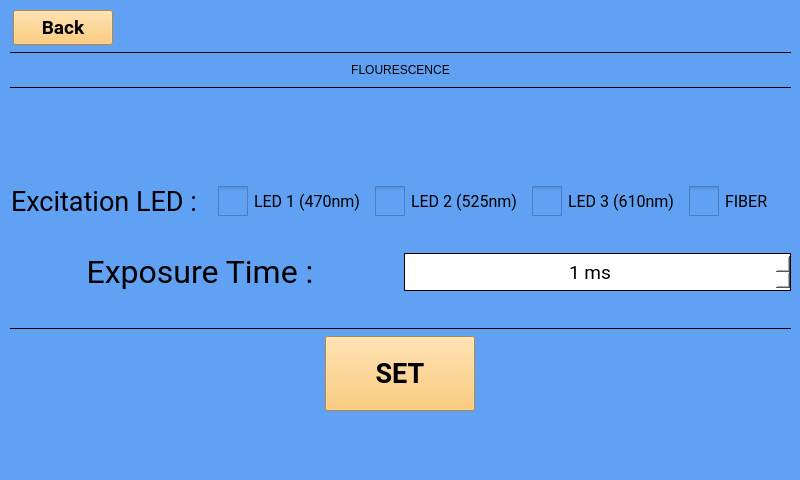
<?xml version="1.0" encoding="UTF-8"?>
<ui version="4.0">
 <class>Form</class>
 <widget class="QWidget" name="Form">
  <property name="geometry">
   <rect>
    <x>0</x>
    <y>0</y>
    <width>800</width>
    <height>480</height>
   </rect>
  </property>
  <property name="sizePolicy">
   <sizepolicy hsizetype="Preferred" vsizetype="Maximum">
    <horstretch>0</horstretch>
    <verstretch>0</verstretch>
   </sizepolicy>
  </property>
  <property name="maximumSize">
   <size>
    <width>800</width>
    <height>480</height>
   </size>
  </property>
  <property name="windowTitle">
   <string>Form</string>
  </property>
  <property name="styleSheet">
   <string notr="true">background-color: rgb(97, 161, 243);</string>
  </property>
  <widget class="QWidget" name="layoutWidget">
   <property name="geometry">
    <rect>
     <x>10</x>
     <y>10</y>
     <width>781</width>
     <height>401</height>
    </rect>
   </property>
   <layout class="QVBoxLayout" name="verticalLayout_9">
    <item>
     <layout class="QHBoxLayout" name="horizontalLayout_17">
      <item>
       <widget class="QPushButton" name="back_button">
        <property name="sizePolicy">
         <sizepolicy hsizetype="Maximum" vsizetype="Maximum">
          <horstretch>0</horstretch>
          <verstretch>0</verstretch>
         </sizepolicy>
        </property>
        <property name="maximumSize">
         <size>
          <width>100</width>
          <height>35</height>
         </size>
        </property>
        <property name="font">
         <font>
          <family>Roboto</family>
          <pointsize>14</pointsize>
          <weight>75</weight>
          <bold>true</bold>
         </font>
        </property>
        <property name="styleSheet">
         <string notr="true">background-color: rgb(255, 191, 88);</string>
        </property>
        <property name="text">
         <string>Back</string>
        </property>
       </widget>
      </item>
      <item>
       <spacer name="horizontalSpacer_7">
        <property name="orientation">
         <enum>Qt::Horizontal</enum>
        </property>
        <property name="sizeType">
         <enum>QSizePolicy::Maximum</enum>
        </property>
        <property name="sizeHint" stdset="0">
         <size>
          <width>675</width>
          <height>35</height>
         </size>
        </property>
       </spacer>
      </item>
     </layout>
    </item>
    <item>
     <layout class="QVBoxLayout" name="verticalLayout_10">
      <item>
       <widget class="Line" name="line_7">
        <property name="frameShadow">
         <enum>QFrame::Plain</enum>
        </property>
        <property name="orientation">
         <enum>Qt::Horizontal</enum>
        </property>
       </widget>
      </item>
      <item>
       <layout class="QHBoxLayout" name="horizontalLayout_3">
        <item>
         <spacer name="horizontalSpacer">
          <property name="orientation">
           <enum>Qt::Horizontal</enum>
          </property>
          <property name="sizeHint" stdset="0">
           <size>
            <width>40</width>
            <height>20</height>
           </size>
          </property>
         </spacer>
        </item>
        <item>
         <widget class="QLabel" name="title_label">
          <property name="sizePolicy">
           <sizepolicy hsizetype="Maximum" vsizetype="Maximum">
            <horstretch>0</horstretch>
            <verstretch>0</verstretch>
           </sizepolicy>
          </property>
          <property name="maximumSize">
           <size>
            <width>555</width>
            <height>40</height>
           </size>
          </property>
          <property name="styleSheet">
           <string notr="true">font: 75 25pt &quot;Roboto&quot;;</string>
          </property>
          <property name="text">
           <string>&lt;html&gt;&lt;head/&gt;&lt;body&gt;&lt;p align=&quot;center&quot;&gt;FLOURESCENCE&lt;/p&gt;&lt;/body&gt;&lt;/html&gt;</string>
          </property>
          <property name="textFormat">
           <enum>Qt::AutoText</enum>
          </property>
         </widget>
        </item>
        <item>
         <spacer name="horizontalSpacer_3">
          <property name="orientation">
           <enum>Qt::Horizontal</enum>
          </property>
          <property name="sizeHint" stdset="0">
           <size>
            <width>40</width>
            <height>20</height>
           </size>
          </property>
         </spacer>
        </item>
       </layout>
      </item>
      <item>
       <widget class="Line" name="line_8">
        <property name="frameShadow">
         <enum>QFrame::Plain</enum>
        </property>
        <property name="orientation">
         <enum>Qt::Horizontal</enum>
        </property>
       </widget>
      </item>
      <item>
       <spacer name="verticalSpacer">
        <property name="orientation">
         <enum>Qt::Vertical</enum>
        </property>
        <property name="sizeType">
         <enum>QSizePolicy::Expanding</enum>
        </property>
        <property name="sizeHint" stdset="0">
         <size>
          <width>20</width>
          <height>90</height>
         </size>
        </property>
       </spacer>
      </item>
     </layout>
    </item>
    <item>
     <layout class="QHBoxLayout" name="horizontalLayout_2">
      <item>
       <widget class="QLabel" name="led_label">
        <property name="sizePolicy">
         <sizepolicy hsizetype="Maximum" vsizetype="Maximum">
          <horstretch>0</horstretch>
          <verstretch>0</verstretch>
         </sizepolicy>
        </property>
        <property name="maximumSize">
         <size>
          <width>200</width>
          <height>16777215</height>
         </size>
        </property>
        <property name="font">
         <font>
          <family>Roboto</family>
          <pointsize>20</pointsize>
         </font>
        </property>
        <property name="text">
         <string>Excitation LED :</string>
        </property>
       </widget>
      </item>
      <item>
       <widget class="QCheckBox" name="led1_checkBox">
        <property name="sizePolicy">
         <sizepolicy hsizetype="Minimum" vsizetype="Fixed">
          <horstretch>0</horstretch>
          <verstretch>0</verstretch>
         </sizepolicy>
        </property>
        <property name="minimumSize">
         <size>
          <width>50</width>
          <height>0</height>
         </size>
        </property>
        <property name="maximumSize">
         <size>
          <width>150</width>
          <height>50</height>
         </size>
        </property>
        <property name="font">
         <font>
          <family>Roboto</family>
          <pointsize>12</pointsize>
         </font>
        </property>
        <property name="styleSheet">
         <string notr="true">QCheckBox::indicator {
width: 30px;
 height: 30px;}</string>
        </property>
        <property name="text">
         <string>LED 1 (470nm)</string>
        </property>
       </widget>
      </item>
      <item>
       <widget class="QCheckBox" name="led2_checkBox">
        <property name="maximumSize">
         <size>
          <width>150</width>
          <height>16777215</height>
         </size>
        </property>
        <property name="font">
         <font>
          <family>Roboto</family>
          <pointsize>12</pointsize>
         </font>
        </property>
        <property name="styleSheet">
         <string notr="true">QCheckBox::indicator {
width: 30px;
 height: 30px;}</string>
        </property>
        <property name="text">
         <string>LED 2 (525nm)</string>
        </property>
       </widget>
      </item>
      <item>
       <widget class="QCheckBox" name="led2_checkBox_2">
        <property name="maximumSize">
         <size>
          <width>150</width>
          <height>50</height>
         </size>
        </property>
        <property name="font">
         <font>
          <family>Roboto</family>
          <pointsize>12</pointsize>
         </font>
        </property>
        <property name="styleSheet">
         <string notr="true">QCheckBox::indicator {
width: 30px;
 height: 30px;}</string>
        </property>
        <property name="text">
         <string>LED 3 (610nm)</string>
        </property>
       </widget>
      </item>
      <item>
       <widget class="QCheckBox" name="led3_checkBox">
        <property name="maximumSize">
         <size>
          <width>100</width>
          <height>16777215</height>
         </size>
        </property>
        <property name="font">
         <font>
          <family>Roboto</family>
          <pointsize>12</pointsize>
         </font>
        </property>
        <property name="styleSheet">
         <string notr="true">QCheckBox::indicator {
width: 30px;
 height: 30px;}</string>
        </property>
        <property name="text">
         <string>FIBER</string>
        </property>
       </widget>
      </item>
     </layout>
    </item>
    <item>
     <spacer name="verticalSpacer_3">
      <property name="orientation">
       <enum>Qt::Vertical</enum>
      </property>
      <property name="sizeType">
       <enum>QSizePolicy::Expanding</enum>
      </property>
      <property name="sizeHint" stdset="0">
       <size>
        <width>20</width>
        <height>30</height>
       </size>
      </property>
     </spacer>
    </item>
    <item>
     <layout class="QHBoxLayout" name="horizontalLayout_19">
      <item>
       <layout class="QVBoxLayout" name="verticalLayout_11">
        <item>
         <layout class="QHBoxLayout" name="horizontalLayout_21">
          <item>
           <widget class="QLabel" name="expTime_label">
            <property name="enabled">
             <bool>true</bool>
            </property>
            <property name="font">
             <font>
              <family>Roboto</family>
              <pointsize>20</pointsize>
              <weight>50</weight>
              <bold>false</bold>
             </font>
            </property>
            <property name="text">
             <string>&lt;html&gt;&lt;head/&gt;&lt;body&gt;&lt;p align=&quot;center&quot;&gt;&lt;span style=&quot; font-size:24pt;&quot;&gt;Exposure Time : &lt;/span&gt;&lt;/p&gt;&lt;/body&gt;&lt;/html&gt;</string>
            </property>
           </widget>
          </item>
          <item>
           <widget class="QSpinBox" name="expTime_singWave_spinBox">
            <property name="enabled">
             <bool>true</bool>
            </property>
            <property name="sizePolicy">
             <sizepolicy hsizetype="Minimum" vsizetype="Maximum">
              <horstretch>0</horstretch>
              <verstretch>0</verstretch>
             </sizepolicy>
            </property>
            <property name="minimumSize">
             <size>
              <width>0</width>
              <height>35</height>
             </size>
            </property>
            <property name="maximumSize">
             <size>
              <width>16777215</width>
              <height>45</height>
             </size>
            </property>
            <property name="font">
             <font>
              <family>Roboto</family>
              <pointsize>14</pointsize>
              <weight>50</weight>
              <bold>false</bold>
             </font>
            </property>
            <property name="styleSheet">
             <string notr="true">background-color: rgb(255,255,255);
border-color: rgb(0, 0, 0);
border-style: outset;
border-width: 1px;</string>
            </property>
            <property name="alignment">
             <set>Qt::AlignCenter</set>
            </property>
            <property name="suffix">
             <string> ms</string>
            </property>
            <property name="prefix">
             <string/>
            </property>
            <property name="minimum">
             <number>1</number>
            </property>
            <property name="maximum">
             <number>10000</number>
            </property>
            <property name="value">
             <number>1</number>
            </property>
           </widget>
          </item>
         </layout>
        </item>
        <item>
         <spacer name="verticalSpacer_2">
          <property name="orientation">
           <enum>Qt::Vertical</enum>
          </property>
          <property name="sizeType">
           <enum>QSizePolicy::Expanding</enum>
          </property>
          <property name="sizeHint" stdset="0">
           <size>
            <width>20</width>
            <height>30</height>
           </size>
          </property>
         </spacer>
        </item>
        <item>
         <widget class="Line" name="line_11">
          <property name="frameShadow">
           <enum>QFrame::Plain</enum>
          </property>
          <property name="orientation">
           <enum>Qt::Horizontal</enum>
          </property>
         </widget>
        </item>
       </layout>
      </item>
     </layout>
    </item>
    <item>
     <layout class="QHBoxLayout" name="horizontalLayout">
      <item>
       <spacer name="horizontalSpacer_12">
        <property name="orientation">
         <enum>Qt::Horizontal</enum>
        </property>
        <property name="sizeType">
         <enum>QSizePolicy::Maximum</enum>
        </property>
        <property name="sizeHint" stdset="0">
         <size>
          <width>40</width>
          <height>20</height>
         </size>
        </property>
       </spacer>
      </item>
      <item>
       <widget class="QPushButton" name="set_button">
        <property name="sizePolicy">
         <sizepolicy hsizetype="Maximum" vsizetype="Maximum">
          <horstretch>0</horstretch>
          <verstretch>0</verstretch>
         </sizepolicy>
        </property>
        <property name="maximumSize">
         <size>
          <width>150</width>
          <height>75</height>
         </size>
        </property>
        <property name="font">
         <font>
          <family>Roboto</family>
          <pointsize>20</pointsize>
          <weight>75</weight>
          <bold>true</bold>
         </font>
        </property>
        <property name="styleSheet">
         <string notr="true">background-color: rgb(255, 191, 88);</string>
        </property>
        <property name="text">
         <string>SET</string>
        </property>
       </widget>
      </item>
      <item>
       <spacer name="horizontalSpacer_13">
        <property name="orientation">
         <enum>Qt::Horizontal</enum>
        </property>
        <property name="sizeType">
         <enum>QSizePolicy::Maximum</enum>
        </property>
        <property name="sizeHint" stdset="0">
         <size>
          <width>40</width>
          <height>75</height>
         </size>
        </property>
       </spacer>
      </item>
     </layout>
    </item>
   </layout>
  </widget>
 </widget>
 <resources/>
 <connections/>
</ui>
